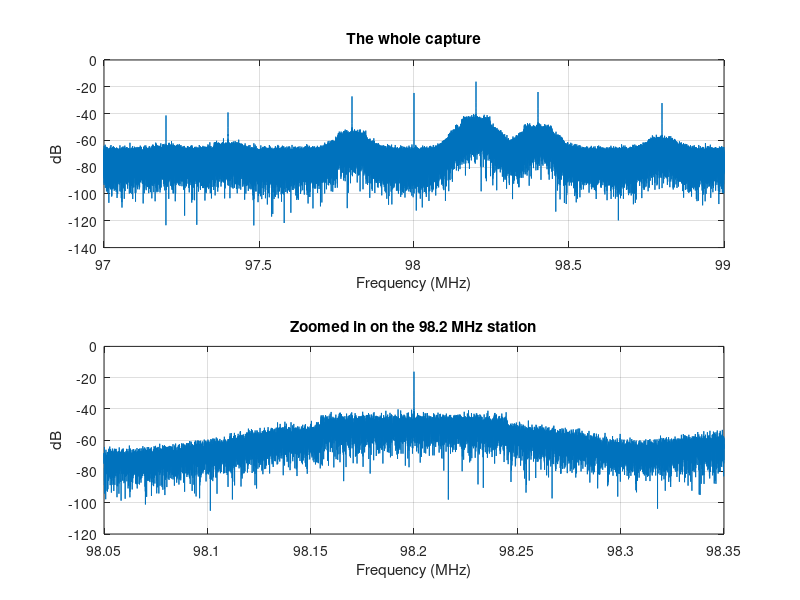

MATLAB code to generate this figure:
%% explore03_zoom_station.m
%  ------------------------------------------------------------------
%  ONE IDEA: a station is not a line. It has a SHAPE and a WIDTH.
%
%  From far away every station looks like a spike. Zoom in and you see
%  what it really is: a carrier at the channel centre with a hump of
%  modulation spread either side of it. The width of that hump is the
%  BANDWIDTH the station occupies - and bandwidth is the thing that
%  regulators actually hand out.
%
%  Run this from the TOP folder of the repo (the one with README.md).
%  Needs: plain MATLAB. No toolbox.
%  ------------------------------------------------------------------

clear; clc;
load('data/fm_capture_98MHz.mat');
iq = double(iq);
N  = numel(iq);

S_dB  = 20*log10(abs(fftshift(fft(iq)))/N);
f_MHz = (fc + (-N/2:N/2-1)*(fs/N)) / 1e6;

station = 98.2;        % which station to look at, in MHz
half_span = 0.15;      % how far either side to look, in MHz

near = abs(f_MHz - station) < half_span;
clf
subplot(2,1,1)
plot(f_MHz, S_dB); grid on
xlabel('Frequency (MHz)'); ylabel('dB'); title('The whole capture')
subplot(2,1,2)
plot(f_MHz(near), S_dB(near)); grid on
xlabel('Frequency (MHz)'); ylabel('dB')
title(sprintf('Zoomed in on the %.1f MHz station', station))

peak = max(S_dB(near));
fprintf('Station at %.1f MHz\n', station);
fprintf('  tallest point : %.2f dB\n', peak);

% How wide is it? Measure how far you have to go out before the level
% has dropped by a given number of dB.
ff = f_MHz(near);
ss = S_dB(near);
for drop = [20 30 40]
    inside = find(ss > peak - drop);
    width_kHz = (ff(inside(end)) - ff(inside(1))) * 1000;
    fprintf('  width %2d dB down : %5.0f kHz\n', drop, width_kHz);
end
disp(' ');
disp('The tall thin spike in the middle is the carrier.');
disp('The wide low hump around it is the modulation - the actual audio.');
disp('For the 98.2 MHz station the hump is about 90 kHz wide at 30 dB');
disp('down and about 240 kHz wide at 40 dB down. FM broadcast channels');
disp('are 200 kHz apart, and you can see why: the hump needs the room.');

%% ================== TRY THIS ==================
%  1) Change  station  to 97.2 (the weakest one in this capture).
%     Expect: the same spike-on-a-hump shape, but about 25 dB lower,
%     and the hump nearly touches the noise floor. A weak station is
%     harder to demodulate for exactly this reason.
%
%  2) Change  half_span  to 0.6 and run again.
%     Expect: you now see three stations at once - 97.8, 98.2 and 98.4 -
%     plus the thin DC spike at exactly 98.000 MHz. Notice the DC spike
%     has NO hump around it. That is how you tell it is not a station.
%
%  3) Set station = 98.0 (the DC spike itself).
%     Expect: a peak at about -24.62 dB whose "width 20 dB down" prints
%     as 0 kHz - it is literally one point wide. It is a fault inside
%     the receiver, not a transmission, so it carries no modulation and
%     takes up no bandwidth at all.
